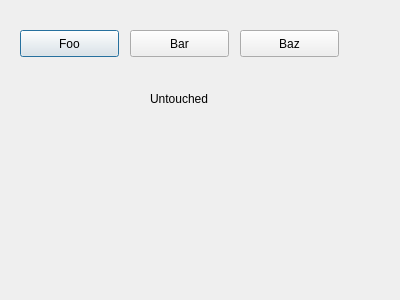
<?xml version="1.0" encoding="UTF-8"?>
<ui version="4.0">
 <class>Dialog</class>
 <widget class="QDialog" name="Dialog">
  <property name="geometry">
   <rect>
    <x>0</x>
    <y>0</y>
    <width>400</width>
    <height>300</height>
   </rect>
  </property>
  <property name="windowTitle">
   <string>Dialog</string>
  </property>
  <widget class="QPushButton" name="pbA">
   <property name="geometry">
    <rect>
     <x>20</x>
     <y>30</y>
     <width>99</width>
     <height>27</height>
    </rect>
   </property>
   <property name="text">
    <string>Foo</string>
   </property>
  </widget>
  <widget class="QPushButton" name="pbB">
   <property name="geometry">
    <rect>
     <x>130</x>
     <y>30</y>
     <width>99</width>
     <height>27</height>
    </rect>
   </property>
   <property name="text">
    <string>Bar</string>
   </property>
  </widget>
  <widget class="QPushButton" name="pbC">
   <property name="geometry">
    <rect>
     <x>240</x>
     <y>30</y>
     <width>99</width>
     <height>27</height>
    </rect>
   </property>
   <property name="text">
    <string>Baz</string>
   </property>
  </widget>
  <widget class="QLabel" name="lblFoo">
   <property name="geometry">
    <rect>
     <x>150</x>
     <y>90</y>
     <width>68</width>
     <height>17</height>
    </rect>
   </property>
   <property name="text">
    <string>Untouched</string>
   </property>
  </widget>
 </widget>
 <resources/>
 <connections/>
</ui>
